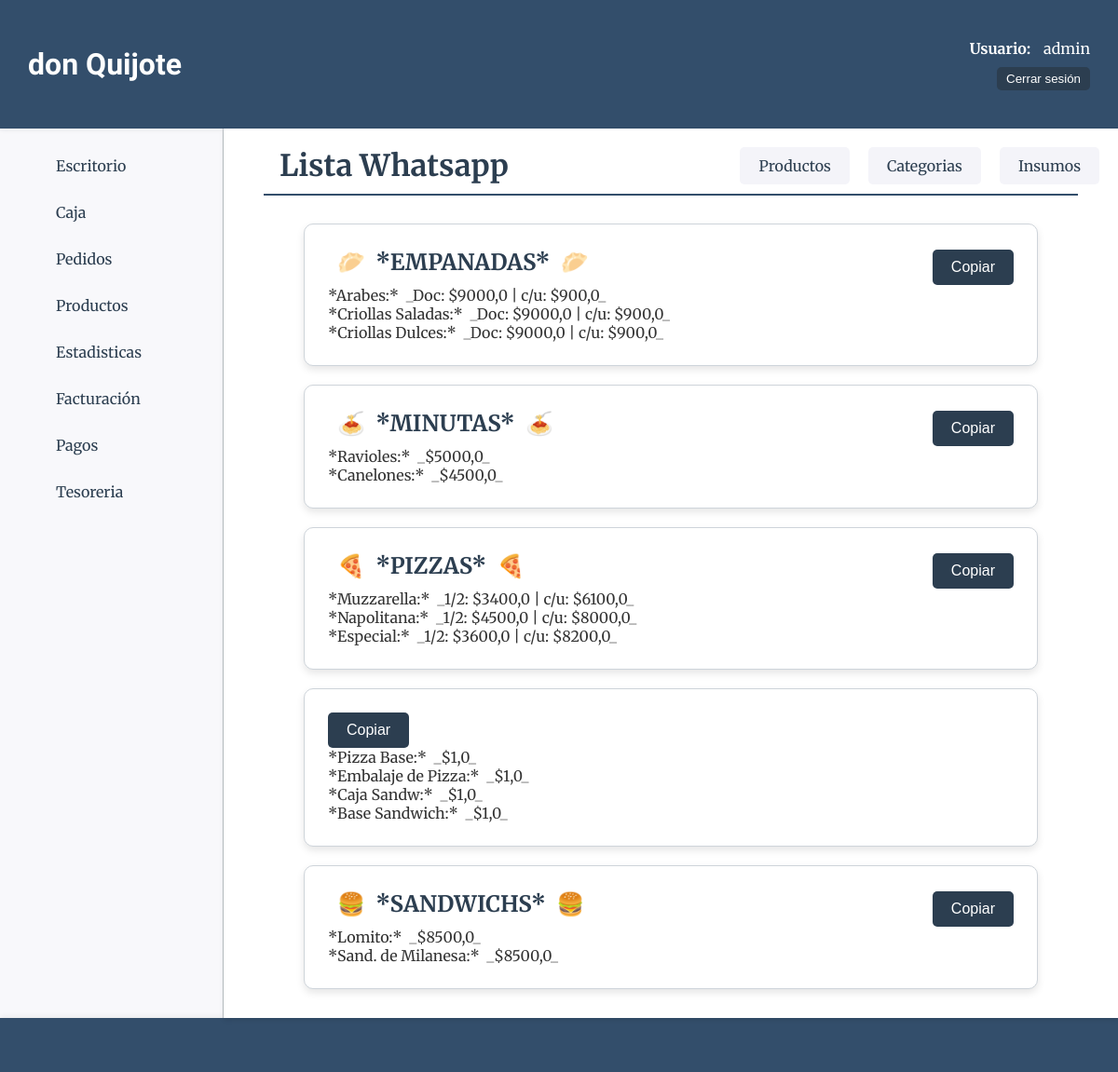
/productos/lista_wa/ (signed in), run on an earlier commit of the app's database.
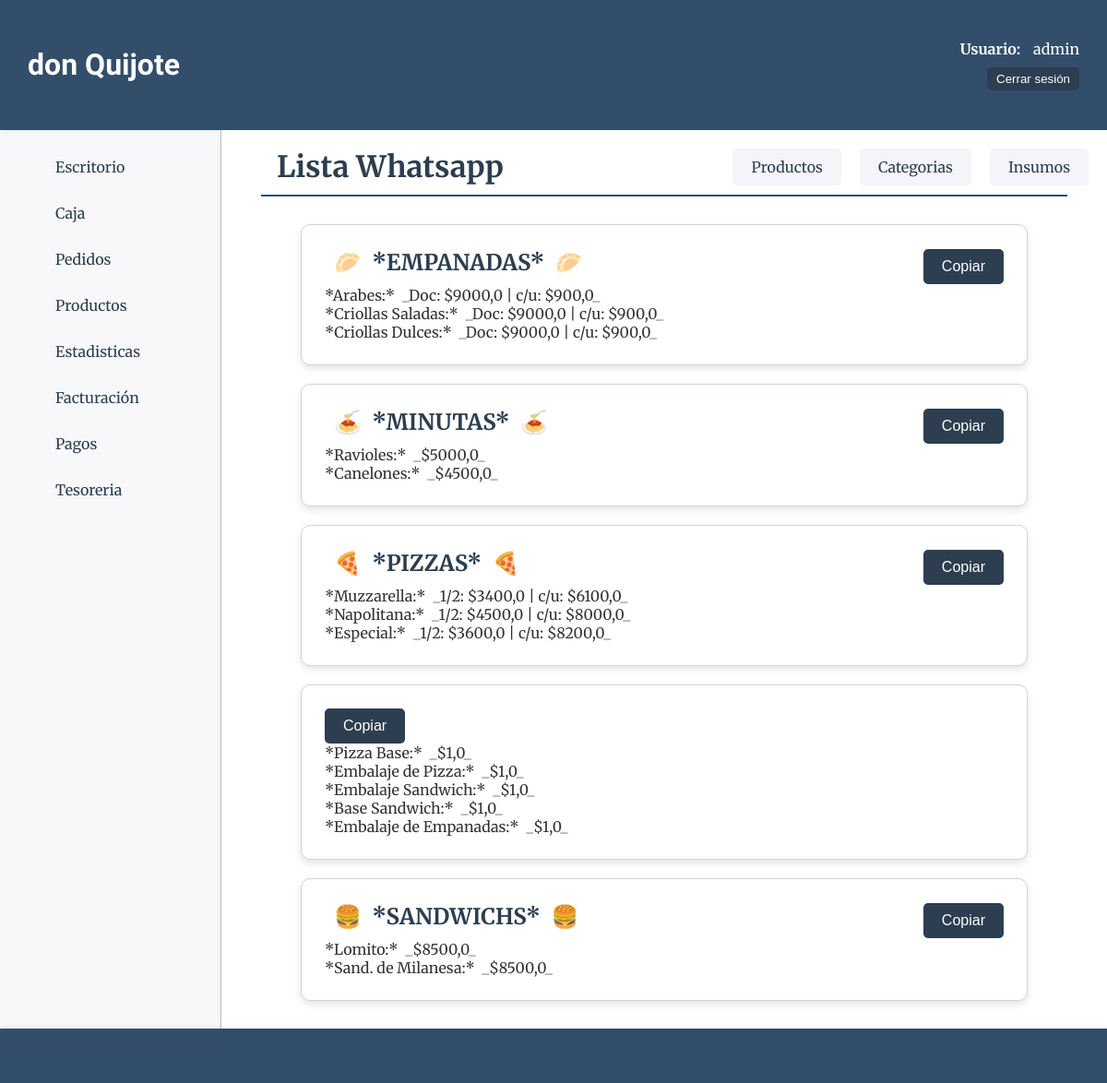
And on a later commit of the database.
### productos/models.py (models this page shows, shortened)
class ProductoCategoria(models.Model):
    nombre=models.CharField(max_length=50)
    estado=models.BooleanField(default=True)

class Producto(models.Model):
    nombre=models.CharField(max_length=50, verbose_name="Nombre")
    categoria=models.ForeignKey(ProductoCategoria, on_delete=models.CASCADE, verbose_name="Categoría")
    descripcion=models.CharField(max_length=200, blank=True, null=True, verbose_name="Descripción")
    precio_unit=models.FloatField(verbose_name="P. Unitario")
    precio_media=models.FloatField(blank=True, null=True, verbose_name="P. Media")
    precio_doc=models.FloatField(blank=True, null=True, verbose_name="P. Docena")
    precio_rec = models.FloatField(default=1, verbose_name="Precio Recomendado")

### productos/views.py (the view)
# urls.py: path("lista_wa/", views.lista_wa, name="lista_wa"),
@login_required
def lista_wa(request):
    productos = Producto.objects.select_related('categoria').order_by('categoria__nombre').all()
    context = {
        'object_list': productos
    }
    return render(request, 'productos/lista_wa.html', context)

### core/context_processors.py (called while the page is built)
def counter_pedidos(request):
    cant_pedidos = Pedido.objects.all().count()
    cant_entregados = Pedido.objects.filter(estado='entregado').count()
    cant_pendientes = Pedido.objects.filter(estado='pendiente').count()
    cant_reservados = Pedido.objects.filter(estado='reservado').count()
    cant_cancelado = Pedido.objects.filter(estado='cancelado').count()
    cant_pedidos = Pedido.objects.all().count() - cant_cancelado
    cant_envios = Pedido.objects.filter(forma_entrega__precio__gt=0).count() - cant_cancelado - cant_reservados
    return {
        'cant_pedidos':cant_pedidos,
        "cant_entregados":cant_entregados,
        "cant_pendientes":cant_pendientes,
        "cant_reservados":cant_reservados,
        "cant_envios":cant_envios
        }

### productos/templates/productos/lista_wa.html (shortened to what this page needs)
{% extends 'core/base.html' %}
{% load static %}
{% block css %}
<link rel="stylesheet" href="{% static 'productos/css/styles.css' %}">
{% endblock css %}
{% block titulo %}
{% include 'core/components/encabezado.html' with titulo_texto="Lista Whatsapp" %}
{% endblock titulo %}
{% block main %}
{% regroup object_list by categoria.nombre as categorias %}
<section class="categorias-container">
    {% for categoria in categorias %}
    <div class="card card-wa">
        <div class="titulo-opciones-container">
            {% if categoria.grouper == "Pizzas" %}
                <h1 class="categoria-titulo">🍕 &nbsp;*{{ categoria.grouper|upper }}* &nbsp;🍕</h1>
            {% elif categoria.grouper == "Empanadas" %}
                <h1 class="categoria-titulo">🥟 &nbsp;*{{ categoria.grouper|upper }}*&nbsp; 🥟</h1>
            {% elif categoria.grouper == "Sandwichs" %}
                <h1 class="categoria-titulo">🍔 &nbsp;*{{ categoria.grouper|upper }}*&nbsp; 🍔</h1>
            {% elif categoria.grouper == "Minutas" %}
                <h1 class="categoria-titulo">🍝 &nbsp;*{{ categoria.grouper|upper }}*&nbsp; 🍝</h1>
            {% elif categoria.grouper == "Bebidas" %}
                <h1 class="categoria-titulo">🍻 &nbsp;*{{ categoria.grouper|upper }}*&nbsp; 🍻</h1>
            {% elif categoria.grouper == "Postres" %}
                <h1 class="categoria-titulo">🍮 &nbsp;*{{ categoria.grouper|upper }}*&nbsp; 🍮</h1>
            {% elif categoria.grouper == "Promos" %}
                <h1 class="categoria-titulo">✨ &nbsp;*{{ categoria.grouper|upper }}*&nbsp; ✨</h1>
            {% elif categoria.grouper == "Sabores Patrios" %}
                <h1 class="categoria-titulo">🇦🇷 &nbsp;*{{ categoria.grouper|upper }}*&nbsp; 🇦🇷</h1>
            {% endif %}
            <button class="btn-success" onclick="copiarAlPortapapeles(this)">Copiar</button>
        </div>
        <div class="categoria-info">
            {% for producto in categoria.list %}
                {% if producto.precio_doc %}
                    <p>*{{ producto.nombre }}:*&nbsp; _Doc: ${{producto.precio_doc}} | c/u: ${{producto.precio_unit}}_</p>
                {% elif producto.precio_media %}
                    <p>*{{ producto.nombre }}:*&nbsp; _1/2: ${{producto.precio_media}} | c/u: ${{producto.precio_unit}}_</p>
                {% else %}
                    <p>*{{ producto.nombre }}:*&nbsp; _${{producto.precio_unit}}_</p>
                {% endif %}
            {% endfor %}
        </div>
    </div>
    {% endfor %}
</section>
{% endblock main %}

What changed in the data, as far as the page shows it:
changed Producto: nombre "Caja Sandw" → "Embalaje Sandwich"
added Producto: nombre "Embalaje de Empanadas", precio_unit "1,0"
